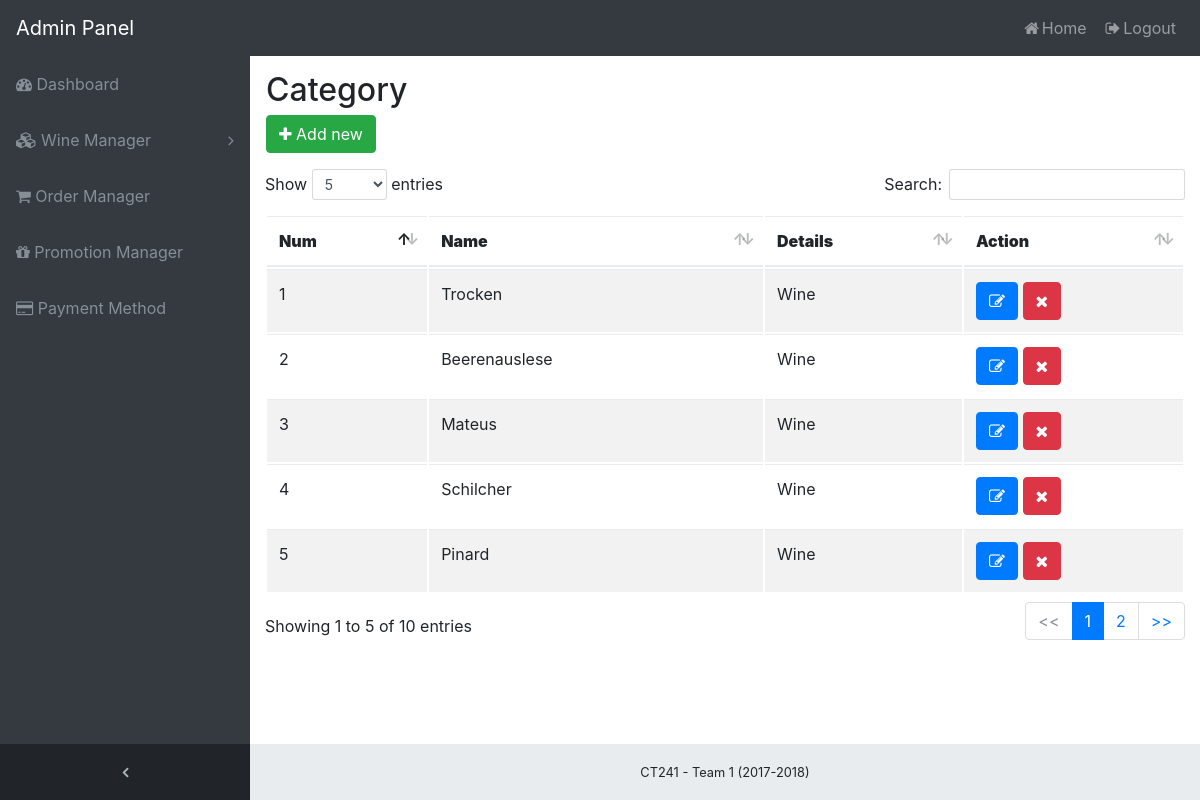
/admin/wine/cat/ (signed in), run on the app's committed database.
### tables this page shows
CREATE TABLE IF NOT EXISTS `category` (
  `CategoryId` int(12) NOT NULL,
  `CategoryName` text NOT NULL,
  `CategoryDetails` text
);

### src/WineCategory/WineCategory.php (the view, shortened to what this page needs)
<?php
$sqlSelect = "SELECT `CategoryId`, `CategoryName`, `CategoryDetails` FROM `category`";
$list_cat = mysql_query($sqlSelect);
?>
<div class="col-sm-12">
    <div class="row">
        <div class="ml-3">
            <h2>Category</h2>
        </div>
    </div>
    <div class="row mb-3">
        <a href="./admin/wine/cat/add" class="btn btn-success ml-3 mr-3"><i class="fa fa-plus"></i> Add new</a>
    </div>
 	<div class="row">
        <table id="tableluna" class="table table-striped table-responsive" cellpadding="0" width="" >
            <thead>
                <tr>
                    <th><strong>Num</strong></th>
                    <th><strong>Name</strong></th>
                    <th><strong>Details</strong></th>
                    <th><strong>Action</strong></th>
                </tr>
            </thead>
            <tbody>
        <?php
        $num = 1;
        while(list($id, $name, $details) = mysql_fetch_array($list_cat))
        {
        ?>
          <tr>
            <td><?= $num;?> </td>
            <td><?= $name;?> </td>
            <td><?= $details;?> </td>
            <td>
              <a class="btn btn-primary" href='./admin/wine/cat/update/<?=$id;?>'><i class="fa fa-edit"></i></a>
              <a class='btn btn-danger' href='./admin/wine/cat/delete/<?=$id;?>' onclick="return confirm('Are you sure?')"><i class="fa fa-remove"><?php $id ?></i></a>
            </td>
          </tr>
        <?php
            $num++;
        }
        ?>
            </tbody>
        </table>
 	</div>
</div>

### src/Admin/AdminValidation.php (shortened to what this page needs)
<?php
if (isset($_SESSION["admin"]))
    include('Admin.php');
else
    include(ROOT_PATH.'/templates/404.html');
?>

### src/Admin/Admin.php (shortened to what this page needs)
<!DOCTYPE html>
<html lang="en">
<head>
  <link rel="stylesheet" type="text/css" href="public/css/font-awesome/css/font-awesome.min.css">
  <link rel="stylesheet" type="text/css" href="public/css/bootstrap/bootstrap.min.css">
  <link rel="stylesheet" type="text/css" href="public/css/sb-admin.css">
  <link rel="stylesheet" type="text/css" href="public/js/admin/datatables/dataTables.bootstrap4.css">
  <link rel="stylesheet" type="text/css" href="public/js/jquery-ui/jquery-ui.css">
</head>
<body class="fixed-nav sticky-footer bg-dark" id="page-top">
<?php include('navbar.php'); ?>
<div class="content-wrapper">
    <?php
    if (isset($_GET['page'])) {
        if ($_GET['page'] == "category-list")
            include(ROOT_PATH."/src/WineCategory/WineCategory.php");
    }
    else
      include("main-dashboard.php");
    ?>
    <?php include('footer.php'); ?>
  </div>
</body>
</html>

### src/Admin/navbar.php (shortened to what this page needs)
<nav class="navbar navbar-expand-lg navbar-dark bg-dark fixed-top" id="mainNav">
    <a class="navbar-brand" href="./admin/index.php">Admin Panel</a>
    <div class="collapse navbar-collapse" id="navbarResponsive">
        <ul class="navbar-nav navbar-sidenav" id="exampleAccordion">
            <li class="nav-item" data-toggle="tooltip" data-placement="right" title="Dashboard">
                <a class="nav-link" href="./admin/">
                    <i class="fa fa-dashboard"></i>
                    <span class="nav-link-text">Dashboard</span>
                </a>
            </li>
            <li class="nav-item" data-toggle="tooltip" data-placement="right" title="Wine Management    ">
                <a class="nav-link nav-link-collapse collapsed" data-toggle="collapse" href="#collapseExamplePages" data-parent="#exampleAccordion" >
                    <i class="fa fa-cubes"></i>
                    <span class="nav-link-text">Wine Manager</span>
                </a>
            </li>
            <li class="nav-item" data-toggle="tooltip" data-placement="right" title="Order Manager">
                <a class="nav-link" href="./admin/order/">
                    <i class="fa fa-shopping-cart"></i>
                    <span class="nav-link-text">Order Manager</span>
                </a>
            </li>
            <li class="nav-item" data-toggle="tooltip" data-placement="right" title="Promotion Manager">
                <a class="nav-link" href="./admin/promotion/">
                    <i class="fa fa-gift"></i>
                    <span class="nav-link-text">Promotion Manager</span>
                </a>
            </li>
            <li class="nav-item" data-toggle="tooltip" data-placement="right" title="Promotion Manager">
                <a class="nav-link" href="./admin/payment/">
                    <i class="fa fa-credit-card"></i>
                    <span class="nav-link-text">Payment Method</span>
                </a>
            </li>
        </ul>
        <ul class="navbar-nav sidenav-toggler">
            <li class="nav-item">
                <a class="nav-link text-center" id="sidenavToggler">
                    <i class="fa fa-fw fa-angle-left"></i>
                </a>
            </li>
        </ul>
        <ul class="navbar-nav ml-auto">
            <li><a class="nav-link" href="./"><i class="fa fa-fw fa-home"></i>Home</a></li>
            <li class="nav-item">
                <a class="nav-link" data-toggle="modal" data-target="#exampleModal">
                    <i class="fa fa-fw fa-sign-out"></i>Logout</a>
            </li>
        </ul>
    </div>
</nav>

### src/Admin/footer.php (shortened to what this page needs)
<footer class="sticky-footer">
  <div class="container">
    <div class="text-center">
      <small>CT241 - Team 1 (2017-2018)</small>
    </div>
  </div>
</footer>

### public/css/sb-admin.css (style rules this page uses)
html { position: relative; min-height: 100%; }
body { overflow-x: hidden; }
body.sticky-footer { margin-bottom: 56px; }
body.sticky-footer .content-wrapper { min-height: calc(100vh - 56px - 56px); }
body.fixed-nav { padding-top: 56px; }
.content-wrapper { min-height: calc(100vh - 56px); padding-top: 1rem; }
#mainNav .navbar-collapse { overflow: auto; max-height: 75vh; }
#mainNav .navbar-collapse .navbar-nav .nav-item .nav-link { cursor: pointer; }
#mainNav .navbar-collapse .navbar-sidenav .nav-link-collapse:after { float: right; content: '\f107'; font-family: 'FontAwesome'; }
#mainNav .navbar-collapse .navbar-sidenav .nav-link-collapse.collapsed:after { content: '\f105'; }
#mainNav .navbar-collapse .sidenav-toggler { display: none; }
@media (min-width: 992px) { #mainNav .navbar-brand { width: 250px; } }
@media (min-width: 992px) { #mainNav .navbar-collapse { overflow: visible; max-height: none; } }
@media (min-width: 992px) { #mainNav .navbar-collapse .navbar-sidenav { position: absolute; top: 0; left: 0; overflow-x: hidden; overflow-y: auto; -webkit-flex-direction: column; -ms-flex-direction: column; flex-direction: column; margin-top: 56px; } }
@media (min-width: 992px) { #mainNav .navbar-collapse .navbar-sidenav > .nav-item { width: 250px; padding: 0; } }
@media (min-width: 992px) { #mainNav .navbar-collapse .navbar-sidenav > .nav-item > .nav-link { padding: 1em; } }
#mainNav.fixed-top .sidenav-toggler { display: none; }
@media (min-width: 992px) { #mainNav.fixed-top .navbar-sidenav { height: calc(100vh - 112px); } }
@media (min-width: 992px) { #mainNav.fixed-top .sidenav-toggler { position: absolute; top: 0; left: 0; display: flex; overflow-x: hidden; overflow-y: auto; -webkit-flex-direction: column; -ms-flex-direction: column; flex-direction: column; margin-top: calc(100vh - 56px); } }
@media (min-width: 992px) { #mainNav.fixed-top .sidenav-toggler > .nav-item { width: 250px; padding: 0; } }
@media (min-width: 992px) { #mainNav.fixed-top .sidenav-toggler > .nav-item > .nav-link { padding: 1em; } }
#mainNav.fixed-top.navbar-dark .sidenav-toggler { background-color: #212529; }
#mainNav.fixed-top.navbar-dark .sidenav-toggler a i { color: #adb5bd; }
.content-wrapper { overflow-x: hidden; background: white; }
@media (min-width: 992px) { .content-wrapper { margin-left: 250px; } }
#sidenavToggler i { font-weight: 800; }
#mainNav.navbar-dark .navbar-collapse .navbar-sidenav .nav-link-collapse:after { color: #868e96; }
#mainNav.navbar-dark .navbar-collapse .navbar-sidenav > .nav-item > .nav-link { color: #868e96; }
@media (min-width: 992px) { #mainNav.navbar-dark .navbar-collapse .navbar-sidenav { background: #343a40; } }
footer.sticky-footer { position: absolute; right: 0; bottom: 0; width: 100%; height: 56px; background-color: #e9ecef; line-height: 55px; }
@media (min-width: 992px) { footer.sticky-footer { width: calc(100% - 250px); } }

### data on the page
category: CategoryName "Trocken", CategoryDetails "Wine"
category: CategoryName "Beerenauslese", CategoryDetails "Wine"
category: CategoryName "Mateus", CategoryDetails "Wine"
category: CategoryName "Schilcher", CategoryDetails "Wine"
category: CategoryName "Pinard", CategoryDetails "Wine"
